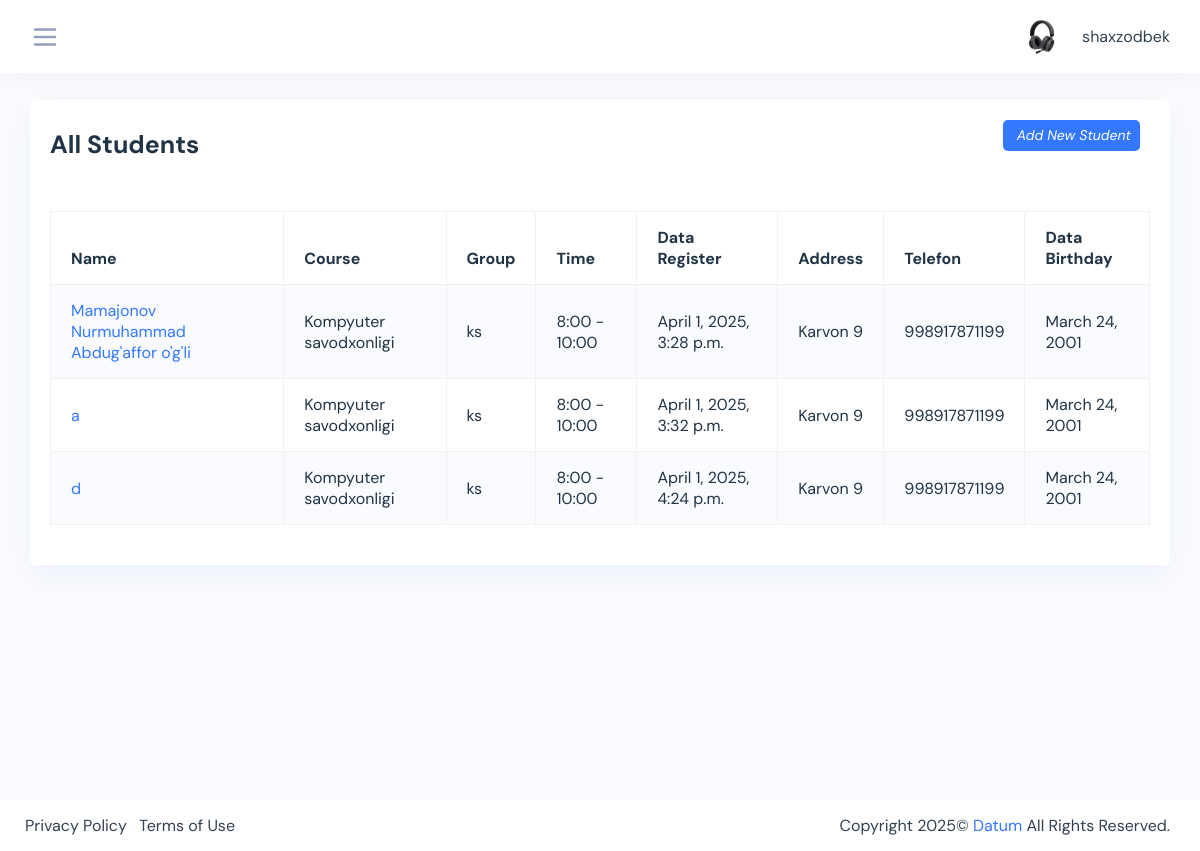
Page /students/ (signed in) on the committed database.
### students/models.py (models this page shows, shortened)
class Student(models.Model):
    CHOISES = (
        ('8:00 - 10:00', '8:00 - 10:00'),
        ('10:00 - 12:00', '10:00 - 12:00'),
        ('12:00 - 14:00', '12:00 - 14:00'),
        ('14:00 - 16:00', '14:00 - 16:00'),
        ('16:00 - 18:00', '16:00 - 18:00'),
    )
    name = models.CharField(max_length=200, blank=True, null=True, verbose_name='Ismi familiya *')
    course = models.ForeignKey(Course, on_delete=models.SET_NULL, blank=True, null=True, verbose_name='Kurs *')
    group = models.ForeignKey(Group, on_delete=models.SET_NULL, blank=True, null=True)
    student_time = models.CharField(max_length=200, choices=CHOISES, blank=True, null=True, verbose_name='Vaqt *')
    passport = models.ImageField(upload_to='passports/', blank=True, null=True, verbose_name='Passpost/metrka')
    address = models.CharField(max_length=200, blank=True, null=True)
    phone = models.IntegerField(default=998, blank=True, null=True, verbose_name='Telefon *')
    birthday = models.DateField(blank=True, null=True, verbose_name='Birthday: 0000-00-00')
    finish = models.BooleanField(default=False, blank=True, null=True)
    id = models.BigAutoField(auto_created=True, primary_key=True, serialize=False, verbose_name='ID')
    created = models.DateTimeField(auto_now_add=True)

### courses/models.py (models this page shows, shortened)
class Course(models.Model):
    name = models.CharField(max_length=200, blank=True, null=True)
    id = models.UUIDField(default=uuid.uuid4, editable=False, primary_key=True, unique=True)
    created = models.DateTimeField(auto_now_add=True)
    def __str__(self):
        return self.name

class Group(models.Model):
    CHOISES = (
        ('8:00 - 10:00', '8:00 - 10:00'),
        ('10:00 - 12:00', '10:00 - 12:00'),
        ('12:00 - 14:00', '12:00 - 14:00'),
        ('14:00 - 16:00', '14:00 - 16:00'),
        ('16:00 - 18:00', '16:00 - 18:00'),
    )
    name = models.CharField(max_length=200, blank=True, null=True, unique=True)
    course = models.ForeignKey(Course, on_delete=models.CASCADE, blank=True, null=True)
    room = models.ForeignKey(Room, on_delete=models.CASCADE, blank=True, null=True)
    teacher = models.ForeignKey(Teacher, on_delete=models.CASCADE, blank=True, null=True)
    amount = models.IntegerField(default=200000, blank=True, null=True)
    complete = models.BooleanField(default=False, blank=True, null=True)
    continuity = models.IntegerField(default=1, blank=True, null=True)
    start = models.DateField(auto_created=True, blank=True, null=True)
    finish = models.DateField(auto_created=True, blank=True, null=True)
    room_time = models.CharField(choices=CHOISES, max_length=100,  blank=True, null=True)
    id = models.UUIDField(default=uuid.uuid4, editable=False, primary_key=True, unique=True)
    created = models.DateTimeField(auto_now_add=True)
    updated = models.DateTimeField(auto_now=True)
    def __str__(self):
        return self.name

### students/views.py (the view)
# urls.py: path('', all_students, name='all_students'),
@login_required(login_url='login')
def all_students(request):
    students = Student.objects.all()
    context = {
        'students': students
    }
    return render(request, 'student_table.html', context)

### students/templates/student_table.html
{% extends 'base.html' %}
{% block content %}
<div class="content-page">
    <div class="container-fluid">
        <div class="row">
            <div class="col-sm-12">
                <div class="card">
                    <div class="card-header d-flex justify-content-between">
                        <div class="header-title">
                            <h4 class="card-title">All Students</h4>
                        </div>
                        <span class="table-add float-right mb-3 mr-2">
                        <a href="{% url 'add_student' %}" class="btn btn-sm bg-primary">
                            <i class="ri-add-fill"><span class="pl-1">Add New Student</span></i>
                        </a>
                        </span>
                    </div>
                    <div class="card-body">
                        <div class="table-responsive">
                            <table id="datatable-1" class="table data-table table-striped table-bordered">
                                <thead>
                                <tr>
                                    <th>Name</th>
                                    <th>Course</th>
                                    <th>Group</th>
                                    <th>Time</th>
                                    <th>Data Register</th>
                                    <th>Address</th>
                                    <th>Telefon</th>
                                    <th>Data Birthday</th>
                                </tr>
                                </thead>
                               <tbody>
                               {% for student in students %}
                                <tr>
                                    <td><a href="{% url 'student_profile' pk=student.id %}">{{student.name}}</a></td>
                                    <td>{{student.course}}</td>
                                    <td>{{student.group}}</td>
                                    <td>{{student.student_time}}</td>
                                    <td>{{student.created}}</td>
                                    <td>{{student.address}}</td>
                                    <td>{{student.phone}}</td>
                                    <td>{{student.birthday}}</td>
                                </tr>
                               {% endfor %}
                               </tbody>
                            </table>
                        </div>
                    </div>
                </div>
            </div>
        </div>
    </div>
</div>
{% endblock content %}

### templates/nav.html (shortened to what this page needs)
{% load static %}
<div class="iq-top-navbar">
    <div class="iq-navbar-custom">
        <nav class="navbar navbar-expand-lg navbar-light p-0">
            <div class="side-menu-bt-sidebar">
                <svg xmlns="http://www.w3.org/2000/svg" class="text-secondary wrapper-menu" width="30"
                     fill="none" viewBox="0 0 24 24" stroke="currentColor">
                    <path stroke-linecap="round" stroke-linejoin="round" stroke-width="2"
                          d="M4 6h16M4 12h16M4 18h16"/>
                </svg>
            </div>
            <div class="d-flex align-items-center">
                <div class="collapse navbar-collapse" id="navbarSupportedContent">
                    <ul class="navbar-nav ml-auto navbar-list align-items-center">
                        <li class="nav-item nav-icon dropdown">
                            <a href="#" class="nav-item nav-icon dropdown-toggle pr-0 search-toggle"
                               id="dropdownMenuButton" data-toggle="dropdown" aria-haspopup="true"
                               aria-expanded="false">
                                <img src="{% static 'assets/images/user/1.jpg' %}" class="img-fluid avatar-rounded"
                                     alt="user">
                                <span class="mb-0 ml-2 user-name">{{ user.username }}</span>
                            </a>
                        </li>
                    </ul>
                </div>
            </div>
        </nav>
    </div>
</div>

### rows in the picture
Student: name "Mamajonov Nurmuhammad Abdug'affor o'g'li", course "Kompyuter savodxonligi", group "ks", student_time "8:00 - 10:00", created "April 1, 2025, 3:28 p.m.", address "Karvon 9", phone "998917871199", birthday "March 24, 2001"
Student: name "a", course "Kompyuter savodxonligi", group "ks", student_time "8:00 - 10:00", created "April 1, 2025, 3:32 p.m.", address "Karvon 9", phone "998917871199", birthday "March 24, 2001"
Student: name "d", course "Kompyuter savodxonligi", group "ks", student_time "8:00 - 10:00", created "April 1, 2025, 4:24 p.m.", address "Karvon 9", phone "998917871199", birthday "March 24, 2001"

### other values in the picture
{{ user.username }} "shaxzodbek"
